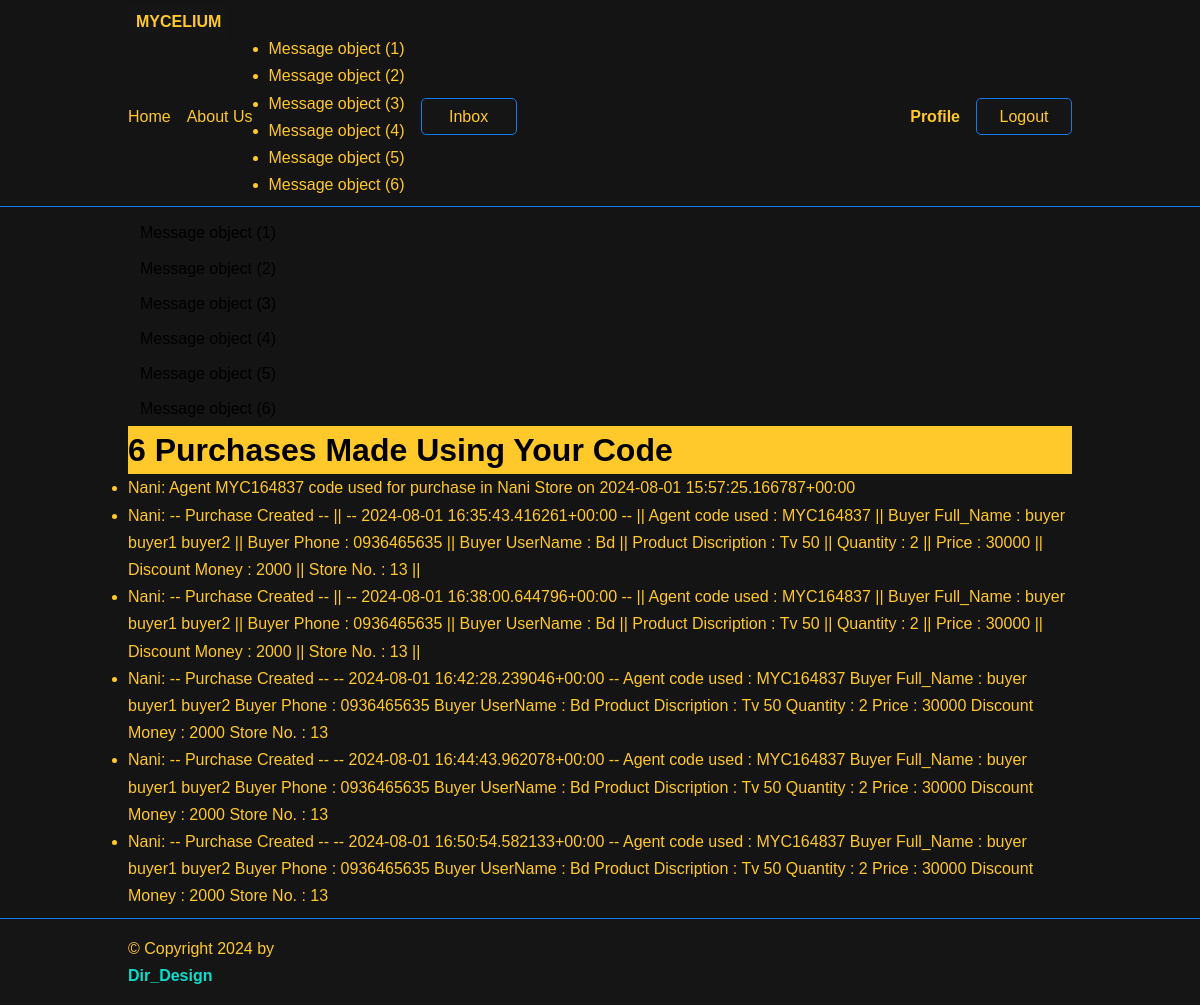
Screenshot of /view_conversationS (signed in) with the database file from the repository.
### purchase/models.py (models this page shows)
class Message(models.Model):
    sender = models.ForeignKey(Store, on_delete=models.CASCADE, related_name='sent_messages')
    recipient = models.ForeignKey(Agent, on_delete=models.CASCADE, related_name='received_messages')
    timestamp = models.DateTimeField(auto_now_add=True)
    content = models.TextField()
    read = models.BooleanField(default=False)

### account/models.py (models this page shows, shortened)
class MyUser(AbstractBaseUser):
    class Types(models.TextChoices):
        AGENT = 'AGENT', 'agent'
        STORE = 'STORE', 'store'
        ADMINA = 'ADMINA', 'admina'
    def cats():
        CATGS =[
            ("Electronics", "electronics"),
            ("Fashion", "fashion"),
            ("Books", "books"),
            ("Building Material", "building material"),
            ("Stationary", "stationary"),
            ("Fashion", "fashine"),
            ("Furniture", "furniture"),
        ]
        return CATGS
    product =  models.ManyToManyField(Product, default = 1)
    type = models.CharField(max_length = 8, choices = Types.choices, default = Types.AGENT)
    phone_regex = RegexValidator(regex=r'^\+?1?\d{9,15}$', message="Phone number must be entered in the format: '+999999999'. Up to 15 digits allowed.")
    phone = models.CharField(validators=[phone_regex], max_length=13, unique=True) # Validators should be a list
    name = models.CharField(max_length=100)
    username = models.CharField(max_length=100)
    qrImg = models.ImageField(upload_to='user_qr')
    address = models.CharField(max_length=100)
    description = models.CharField(max_length=255)
    category1 = models.CharField(max_length = 100, choices = cats(), default = Types.AGENT)
    is_active = models.BooleanField(default=True)
    is_admin = models.BooleanField(default=False)
    is_staff = models.BooleanField(default=False)
    is_agent = models.BooleanField(default=False)
    is_store = models.BooleanField(default=False)
    is_admina = models.BooleanField(default=False)
    objects = MyUserManager()
    USERNAME_FIELD = 'phone'
    @property
    def is_staff(self):
        "Is the user a member of staff?"
        return self.is_admin

### account/views.py (the view)
# urls.py: path('view_conversationS', views.view_conversationS, name='view_conversationS'),
@login_required
def view_conversationS(request):
    messages = Message.objects.filter(sender=request.user).order_by('timestamp')
    count = messages.count()
    return render(request, 'chatS.html', {'messages': messages, 'count': count})

### account/templates/chatS.html
{%extends 'base.html'%}
{%block content%}
	<section class="feature">
        <div>
            <h1>{{ count }} Purchases Made Using Your Code</h1>
            <ul>
                {% for message in messages %}
                    <li>{{ message.sender.name }}: {{ message.content }}</li>
                {% endfor %}
            </ul>
        </div>
	</section>
{%endblock content%}

### templates/base.html (shortened to what this page needs)
{%load static %}
<!DOCTYPE html>
<html lang="en">
    <head>
        <link rel="stylesheet" href="{% static 'css/style.css' %}" />
    </head>
    <body>
        <header class="header">
            <div class="container">
            	<a href="{%url 'home'%}" class="logo">MYCELIUM</a>
            	<nav class="nav">
                    <a href="{%url 'home'%}"> Home</a>
	            	<a href="{%url 'about-us'%}"> About Us</a>
	                {% if request.user.is_authenticated %}
                        {% if messages %}
                        <ul class="messages">
                            {% for message in messages %}
                            <li{% if message.tags %} class="{{ message.tags }}"{% endif %}>{{ message }}</li>
                            {% endfor %}
                        </ul>
                        {% endif %}
                        {% if user.type == 'AGENT' %}
                            <a class="btn btn-primary cta" href="{% url 'view_conversationA' %}">Inbox</a>
		                	<a href="{% url 'agent_profile' %}" title="Update my profile">Profile</a>
                        {% else %}
                            <a class="btn btn-primary cta" href="{% url 'view_conversationS' %}">Inbox</a>
                            <a href="{% url 'store_profile' %}" title="Update my profile">Profile</a>
                        {% endif %}
	    	            <a href="{% url 'logout' %}" class="btn btn-outline">Logout</a>
	                {% else %}
						<a href="{% url 'login_C' %}" class="btn btn-outline">Login</a>
	            	    <a href="{% url 'register_C' %}" class="btn btn-primary">Join Now</a>
	                {% endif %}
	             </nav>
            </div>
        </header>
        <main>
            <div class="container">
            	{% if messages %}
				{% for message in messages %}
					<div class="alert alert-{{message.tags}}">
					       {{message}}
					     </div>
					   {% endfor %}
				{% endif %}
             {%block content %}
             {%endblock content%}
            </div>
        </main>
        <footer class="footer">
            <div class="container">
                <a>© Copyright {% now "Y" %} by <h3 href="htt//www.dirDesign.net">Dir_Design</h3></a>
            </div>
        </footer>
    </body>
</html>

### static/css/style.css (style rules this page uses)
:root { --color-primary: #ee394c; --color-secondary: #3a87fb; --color-light: #212020; --color-gray: #141414; --color-dark: #151515; --color-dark2: #343333; --color-white: #ffffff; --color-error: #e2442f; --color-warning: #ffc900; --color-info: #02a2b9; --color-success: #1ba345; --color-input: #3be2f5; --border-radius: 5px; --color-logo:#FFC82B; --color-succ:#0fddcc; --color-logo2:#147AE8; }
* { margin: 0; padding: 0; box-sizing: border-box; text-rendering: optimizeLegibility; }
html, body { height: 100%; background-color : var(--color-gray); }
body { font-family: 'Dosis', sans-serif; font-size: 1rem; line-height: 1.7; display: flex; flex-direction: column; }
h1 { font-size: 2rem; line-height: 1.5; background-color : var(--color-logo); }
a { color: var(--color-logo); text-decoration: none; }
li { color: var(--color-logo); text-decoration: none; }
h3 { font-size: 1rem; color : var(--color-succ); }
.container { max-width: 960px; margin: 0 auto; padding: 0.5rem; }
.header { border-bottom: solid 1px var(--color-logo2); background-color : var(--color-gray); }
.nav { display:flex; gap:1rem; align-items: center; justify-content: center; flex-basis: 100%; color : var(--color-gray); }
.nav a:nth-last-child(2) { margin-left: auto; font-weight: bold; }
.logo { padding: 0.5rem; background-color: var(--color-dark); text-decoration: none; color: var(--color-logo); font-weight: bold; text-transform: uppercase; }
.feature { display: flex; justify-content: space-between; }
.footer { margin-top: auto; padding: 0.5rem 0; background-color: var(--color-dark); border-top: solid 1px var(--color-logo2); }
.btn { padding: 0.25rem 0.75rem; border-radius: var(--border-radius); background-color: var(--color-dark); border: solid 1px var(--color-logo2); color: var(--color-logo); cursor: pointer; text-decoration: none; font-size: 1rem; min-width: 6rem; text-align: center; }
.btn-outline { border: solid 1px var(--color-logo2); color: var(--color-logo); }
.btn-primary { border: solid 1px var(--color-logo2); background-color: var(--color-dark); color: var(--color-logo); }
.alert { padding: 0.25rem 0.75rem; border-radius: 0.5rem; }

### rows the page displays
Message: id "Message object (1)", sender.name "Nani", content "Agent MYC164837 code used for purchase in Nani Store on 2024-08-01 15:57:25.166787+00:00"
Message: id "Message object (2)", sender.name "Nani", content "-- Purchase Created -- || -- 2024-08-01 16:35:43.416261+00:00 -- || Agent code used : MYC164837 || Buyer Full_Name : buyer buyer1 buyer2 || Buyer Phone : 0936465635 || Buyer UserName : Bd || Product Discription : Tv 50 || Quantity : 2 || Price : 30000 || Discount Money : 2000 || Store No. : 13 ||"
Message: id "Message object (3)", sender.name "Nani", content "-- Purchase Created -- || -- 2024-08-01 16:38:00.644796+00:00 -- || Agent code used : MYC164837 || Buyer Full_Name : buyer buyer1 buyer2 || Buyer Phone : 0936465635 || Buyer UserName : Bd || Product Discription : Tv 50 || Quantity : 2 || Price : 30000 || Discount Money : 2000 || Store No. : 13 ||"
Message: id "Message object (4)", sender.name "Nani", content "-- Purchase Created -- -- 2024-08-01 16:42:28.239046+00:00 -- Agent code used : MYC164837 Buyer Full_Name : buyer buyer1 buyer2 Buyer Phone : 0936465635 Buyer UserName : Bd Product Discription : Tv 50 Quantity : 2 Price : 30000 Discount Money : 2000 Store No. : 13"
Message: id "Message object (5)", sender.name "Nani", content "-- Purchase Created -- -- 2024-08-01 16:44:43.962078+00:00 -- Agent code used : MYC164837 Buyer Full_Name : buyer buyer1 buyer2 Buyer Phone : 0936465635 Buyer UserName : Bd Product Discription : Tv 50 Quantity : 2 Price : 30000 Discount Money : 2000 Store No. : 13"
Message: id "Message object (6)", sender.name "Nani", content "-- Purchase Created -- -- 2024-08-01 16:50:54.582133+00:00 -- Agent code used : MYC164837 Buyer Full_Name : buyer buyer1 buyer2 Buyer Phone : 0936465635 Buyer UserName : Bd Product Discription : Tv 50 Quantity : 2 Price : 30000 Discount Money : 2000 Store No. : 13"

### other values shown
{{ count }} "6"
